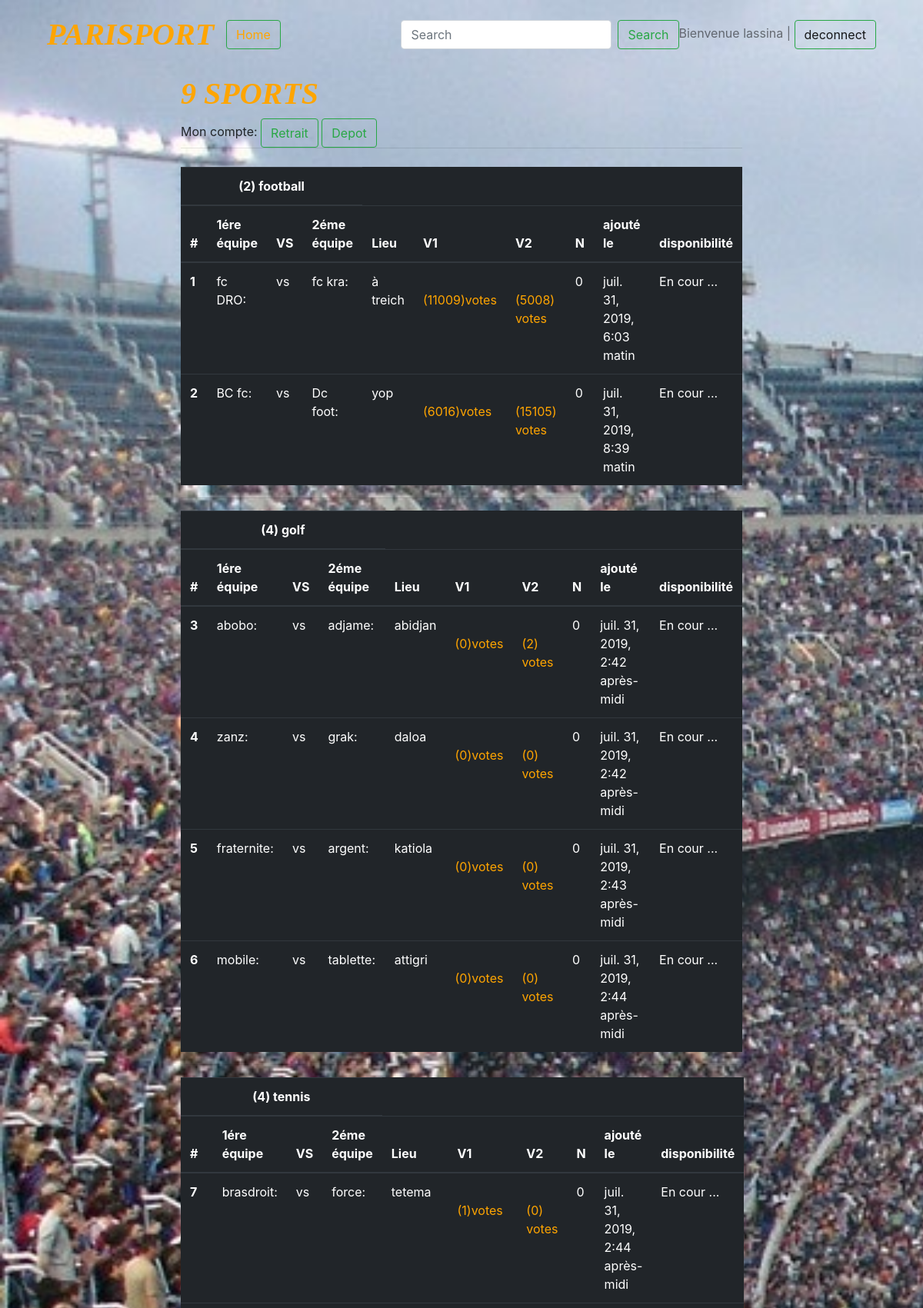
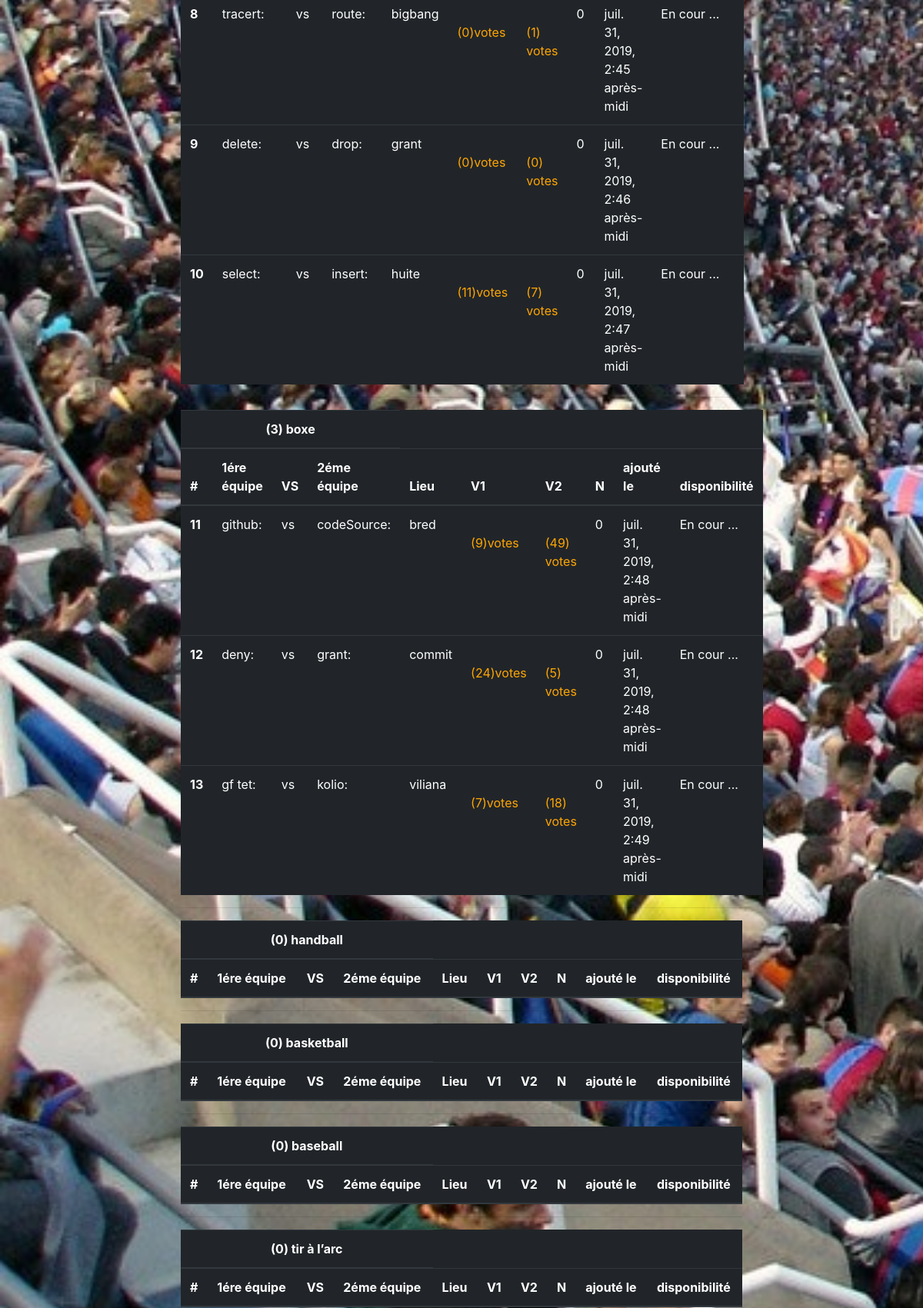
Screenshot of /match (signed in, upper part) with the database file from the repository (2 pictures, top to bottom).
### myapp/models.py (models this page shows)
class Sports(models.Model):
    type_sport= models.CharField(max_length=250,verbose_name="type de sport")
    statut=  models.BooleanField(default=False)
    created_at = models.DateTimeField(auto_now_add=True)
    updated_at = models.DateTimeField(auto_now=True)

class Match(models.Model):
    descript_match= models.CharField(max_length=250,verbose_name="X face à Y")
    equipe1= models.CharField(max_length=100)
    equipe2= models.CharField(max_length=100)
    vote1 =  models.IntegerField(default=0)
    vote2 =  models.IntegerField(default=0)
    date_add= models.DateTimeField(auto_now_add=True)
    date_exp = models.DateTimeField(auto_now=True)
    statut=  models.BooleanField(default=True)
    sport = models.ForeignKey(Sports, on_delete=models.CASCADE,related_name="sport_match", null=True)

### myapp/views.py (the view)
# urls.py: path('match', views.match),
def match(request):
    utilisateurs=Utilisateur.objects.all()
    sports=Sports.objects.all()
    data={
        'sports':sports,
        'utilisateurs':utilisateurs,
    }
    return render(request,'myapp/match.html',data)

### templates/myapp/match.html (shortened to what this page needs)
<!DOCTYPE html>
{% load staticfiles %}
<html lang="fr">
  <head>
    <link rel="stylesheet" href="{% static 'css/style.css' %}">
    <link rel="stylesheet" href="https://stackpath.bootstrapcdn.com/bootstrap/4.1.3/css/bootstrap.min.css">
  </head>
  <body class="body2">
    <div class="container">
        <nav class="navbar navbar-expand-lg navbar-light">
            <a class="navbar-brand" href="#"> <h1 class="mt-2">PARISPORT</h1></a>
            <div class="collapse navbar-collapse" id="navbarText">
              <ul class="navbar-nav mr-auto">
                <li class="nav-item active">
                  <a class="btn btn-outline-success my-2 my-sm-0" href="/">Home <span class="sr-only">(current)</span></a>
                </li>
              </ul>
              <span class="navbar-text">
                    <ul class="navbar-nav mr-auto">
                        <li class="nav-item">
                            <form class="form-inline">
                                <input class="form-control mr-sm-2" type="search" placeholder="Search" aria-label="Search">
                                <button class="btn btn-outline-success my-2 my-sm-0" type="submit">Search</button>
                            </form>
                        </li>
                        <li class="nav-item">
                            Bienvenue  {{ user}} |  <a class="btn btn-outline-success my-2 my-sm-0" href="deconnect">deconnect</a>
                        </li>
                      </ul>
              </span>
            </div>
          </nav>
      <div class="row justify-content-center">
        <div class="col-8">
          <h1 class="mt-2">{{sports.all|length }} SPORTS</h1>
          <span>Mon compte: {{utilisateurs.compte}}</span>
          <button class="btn btn-outline-success my-2 my-sm-0" type="submit">Retrait</button>
          <button class="btn btn-outline-success my-2 my-sm-0" type="submit">Depot</button>
          <hr class="mt-0 mb-4">
          {% block content %}
          {% for sport in sports %}
          <table class="table table-hover table-dark">
                <thead>
                <tr>
                    <th colspan="4"> <center> ({{ sport.sport_match.all|length }})  {{ sport.type_sport }}</center> </th>
                </tr>
                  <tr>
                    <th scope="col">#</th>
                    <th scope="col">1ére équipe</th>
                    <th scope="col">VS</th>
                    <th scope="col">2éme équipe</th>
                    <th scope="col">Lieu</th>
                    <th scope="col">V1</th>
                    <th scope="col">V2</th>
                    <th scope="col">N</th>
                    <th scope="col">ajouté le </th>
                    <th>disponibilité</th>
                  </tr>
                </thead>
                <tbody>
                {% for items in sport.sport_match.all %}
                  <tr>
                    <th scope="row">{{items.id}}</th>
                    <td>{{items.equipe1}}:</td>
                    <td>vs</td>
                    <td>{{items.equipe2}}:</td>
                    <td>{{items.descript_match}}</td>
                    <td><a href="/add_vote1/{{items.id}}/"><br>({{items.vote1}})votes</a></td>
                    <td><a href="/add_vote2/{{items.id}}/"> <br>({{items.vote2}}) votes</a></td>
                    <td>0</td>
                    <td>{{items.date_add}}</td>
                    <td>En cour ...</td>
                  </tr>
                {% endfor %}
                </tbody>
              </table>
              <hr>
            {% endfor %}
          {% endblock %}
        </div>
      </div>
    </div>
  </body>
</html>

### static/css/style.css (style rules this page uses)
.body2 { background: url("../images/d.jpg") no-repeat; background-size: cover; }
.body2 a { color: orange; }
.body1 h1,.body2 h1 { color: orange; font-style: italic; font-family: fantasy; font-weight: bold; }

### rows the page displays
Sports: sport_match.all|length "2", type_sport "football"
Match: id "1", equipe1 "fc DRO", equipe2 "fc kra", descript_match "à treich", vote1 "11009", vote2 "5008", date_add "juil. 31, 2019, 6:03 matin"
Match: id "2", equipe1 "BC fc", equipe2 "Dc foot", descript_match "yop", vote1 "6016", vote2 "15105", date_add "juil. 31, 2019, 8:39 matin"
Sports: sport_match.all|length "4", type_sport "golf"
Match: id "3", equipe1 "abobo", equipe2 "adjame", descript_match "abidjan", vote1 "0", vote2 "2", date_add "juil. 31, 2019, 2:42 après-midi"
Match: id "4", equipe1 "zanz", equipe2 "grak", descript_match "daloa", vote1 "0", vote2 "0", date_add "juil. 31, 2019, 2:42 après-midi"
Match: id "5", equipe1 "fraternite", equipe2 "argent", descript_match "katiola", vote1 "0", vote2 "0", date_add "juil. 31, 2019, 2:43 après-midi"
Match: id "6", equipe1 "mobile", equipe2 "tablette", descript_match "attigri", vote1 "0", vote2 "0", date_add "juil. 31, 2019, 2:44 après-midi"
Sports: sport_match.all|length "4", type_sport "tennis"
Match: id "7", equipe1 "brasdroit", equipe2 "force", descript_match "tetema", vote1 "1", vote2 "0", date_add "juil. 31, 2019, 2:44 après-midi"
Match: id "8", equipe1 "tracert", equipe2 "route", descript_match "bigbang", vote1 "0", vote2 "1", date_add "juil. 31, 2019, 2:45 après-midi"
Match: id "9", equipe1 "delete", equipe2 "drop", descript_match "grant", vote1 "0", vote2 "0", date_add "juil. 31, 2019, 2:46 après-midi"
Match: id "10", equipe1 "select", equipe2 "insert", descript_match "huite", vote1 "11", vote2 "7", date_add "juil. 31, 2019, 2:47 après-midi"
Sports: sport_match.all|length "3", type_sport "boxe"
Match: id "11", equipe1 "github", equipe2 "codeSource", descript_match "bred", vote1 "9", vote2 "49", date_add "juil. 31, 2019, 2:48 après-midi"
Match: id "12", equipe1 "deny", equipe2 "grant", descript_match "commit", vote1 "24", vote2 "5", date_add "juil. 31, 2019, 2:48 après-midi"
Match: id "13", equipe1 "gf tet", equipe2 "kolio", descript_match "viliana", vote1 "7", vote2 "18", date_add "juil. 31, 2019, 2:49 après-midi"
Sports: sport_match.all|length "0", type_sport "handball"
Sports: sport_match.all|length "0", type_sport "basketball"
Sports: sport_match.all|length "0", type_sport "baseball"
Sports: sport_match.all|length "0", type_sport "tir à l’arc"

### other values shown
{{ user }} "lassina"
